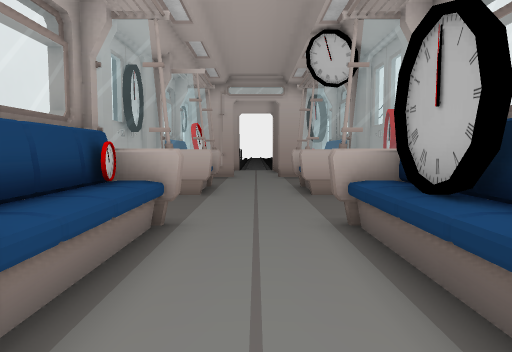
view 1 (above)

14 first-person views from a walk through a 3-D level made in the Unity game engine. The camera is 1.3 m above the floor, tilts 4° down and sees 70° across. The floor is counted in squares, 1 m on a side. Each view is taken from the middle of a square. On the plan, view 1 faces up. The plan holds only what a view shows up to about 15 squares ahead; the rest is blank. The place goes on beyond the plan. The player is left out. Door leaves are left out, so doorways stand open.

view 2
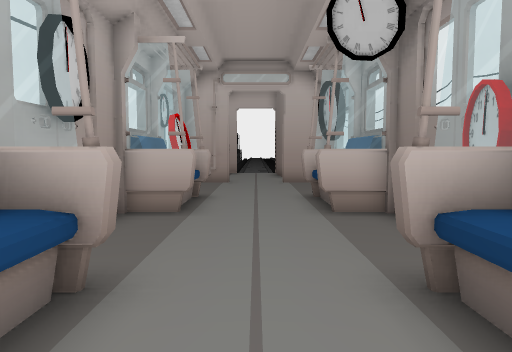

view 3
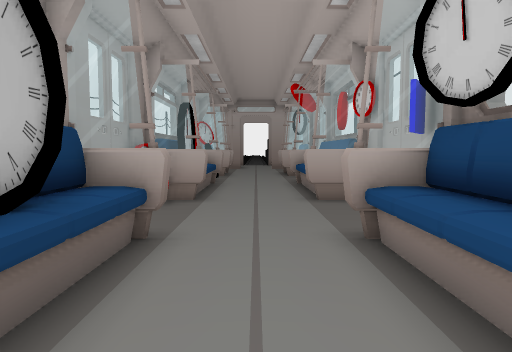

view 4
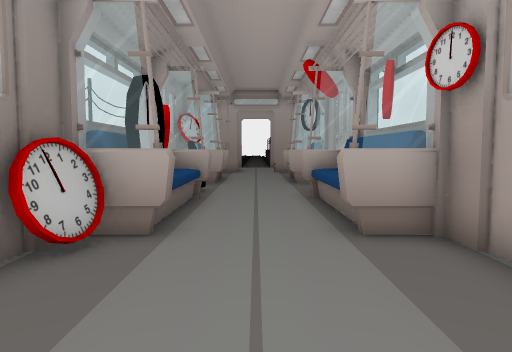

view 5
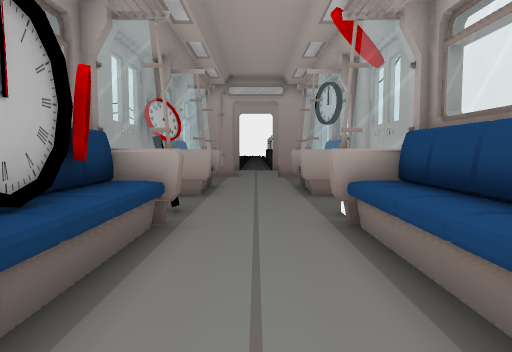

view 6
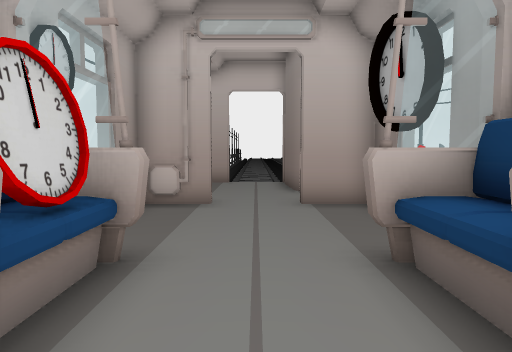

view 7
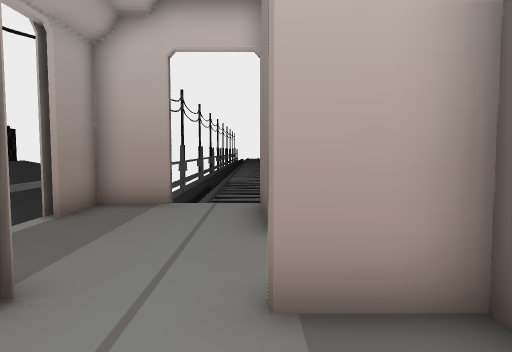

view 8
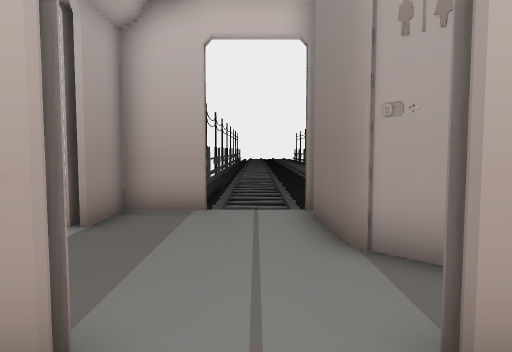

view 9
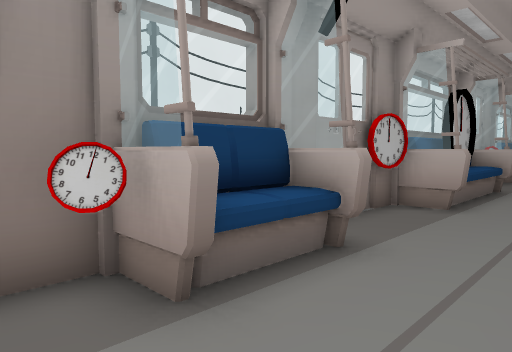

view 10
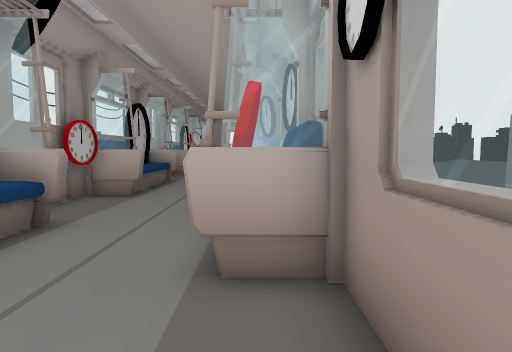

view 11
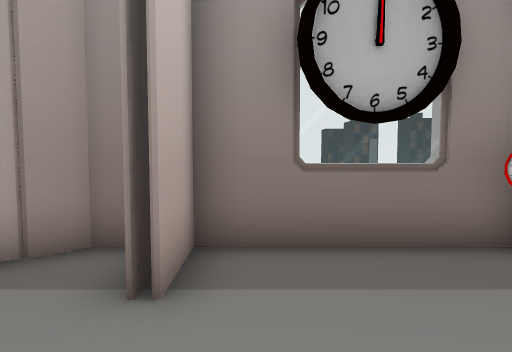

view 12
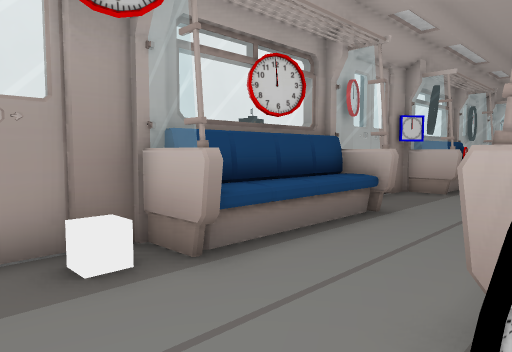

view 13
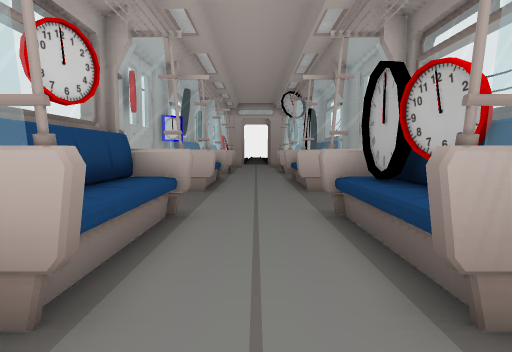

view 14
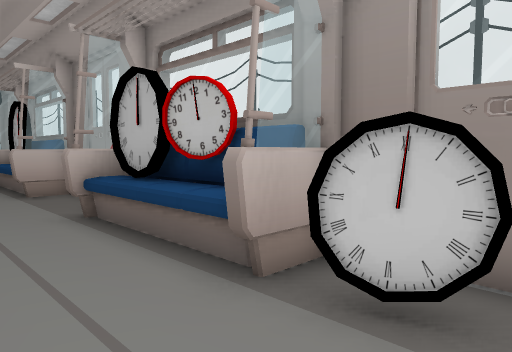

### Floor plan
Points are (right, up) in squares from view 1. A wall is a line through its corners. A room is listed if a view was taken in it or the views show most of it. See-through windows are left out.
Room 1 (views 1, 2, 3, 4, 5, 6, 7, 8, 9, 10, 11, 12, 13, 14)
walls: (1.3, 1.8) (2.8, 1.8); (-1.2, 1.5) (-2.9, 1.5); (2.4, 4) (2.4, 5); (2.4, 1.9) (2.4, 3.9); (-2.9, 2.9) (-2.9, -11.5); (2.9, 2.6) (2.9, 5.7); (2.4, 5.1) (2.4, 6.2) (1.3, 6.2); (2.9, 1.5) (1.5, 1.5) (1.5, 6.1); (1.2, 6.5) (2.9, 6.5) (2.9, 17.8) (1.1, 17.8); (-2.4, 6.1) (-2.4, 1.8) (-1.2, 1.8); (-2.9, 6.2) (-2.9, 3.9); (-2.9, 7.4) (-2.9, 6.5); (1.2, -2.5) (3, -2.5); (-1.6, -2.5) (-1.6, -7.1); (-1.2, -2.8) (-2.9, -2.8); (-2.9, -2.5) (-1.3, -2.5); (-2.4, -2.9) (-2.4, -7.2) (-1.3, -7.2); (2.9, -3) (2.9, 1.9); (2.4, -3.9) (2.4, -2.8) (1.3, -2.8); (-1.3, 10.6) (-2.9, 10.6); (1.5, 10.6) (1.5, 13); (1.3, 10.9) (2.9, 10.9); (2.9, 10.6) (1.2, 10.6); (2.4, 10.9) (2.4, 13.4); (2.5, 10.9) (2.3, 12.1); (2.9, -5.1) (2.9, -3.1); (1.5, -5.6) (1.5, -2.5); (-1.3, 13.1) (-2.1, 13.1); (1.2, -7.2) (2.4, -7.2) (2.4, -4.4); (-2.4, 13) (-2.4, 10.9); (-2.9, 12.9) (-2.9, 7.5); (1.2, 13.4) (2.9, 13.4); (2.9, 13.1) (1.2, 13.1); (-1.6, 13.4) (-1.6, 10.6); (-1.2, -7.5) (-2.9, -7.5); (-2.9, 13.4) (-1.3, 13.4); (2.9, -7.5) (1.5, -7.5) (1.5, -6.4); (2.8, 14.5) (3.3, 14.5); (3.2, 16.4) (2.8, 16.4); (2.9, -11.5) (2.9, -5.5); (-1.1, 17.8) (-2.9, 17.8) (-2.9, 13); (1.8, 18.1) (1, 18.1)
low walls: (1.7, 1.9) (1.7, 3.5); (1.7, 4.5) (1.7, 6.1); (-1.6, 5.5) (-1.6, 1.9); (-1.7, 5.5) (-1.7, 1.9); (-1.7, -2.9) (-1.7, -7.1); (1.7, -3.5) (1.7, -2.9); (1.7, 10.9) (1.7, 13); (1.7, -5.5) (1.7, -4.5); (-1.7, 13) (-1.7, 12.5); (1.7, -7.1) (1.7, -6.5)
ways out: open door at (0, 18) to room 2
objects: clock (-2, 6); clock (2, -11); clock (2, -9) to (2, -8); clock (2, -6); clock (2, 14); clock (3, -2); clock (3, 15)
Room 2 (no view inside)
walls: (-3.1, 22.5) (-3.1, 22); (-1.1, 23.8) (-2.9, 23.8) (-2.9, 22.1); (2.9, 18.7) (2.9, 19.3) (1.3, 20.9) (1.1, 23.2)
ways out: open door at (0, 18) to room 1; open door at (-3, 21); open door at (0, 24)

Where each view was taken, in squares from view 1:
view 1: 0 up, 0 right, facing up
view 2: 3 up, 0 right, facing up
view 3: 7 up, 0 right, facing down
view 4: 3 up, 0 right, facing down
view 5: 1 down, 0 right, facing down
view 6: 9 up, 0 right, facing up
view 7: 15 up, 1 right, facing up
view 8: 16 up, 0 right, facing up
view 9: 15 up, 1 left, facing down-right
view 10: 17 up, 2 left, facing down
view 11: 17 up, 2 left, facing right
view 12: 10 down, 2 right, facing up-left
view 13: 10 down, 0 right, facing up
view 14: 10 down, 1 left, facing up-right
